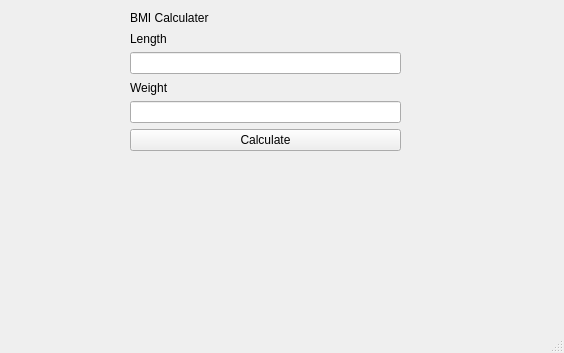
<?xml version="1.0" encoding="UTF-8"?>
<ui version="4.0">
 <class>MainWindow</class>
 <widget class="QMainWindow" name="MainWindow">
  <property name="geometry">
   <rect>
    <x>0</x>
    <y>0</y>
    <width>564</width>
    <height>353</height>
   </rect>
  </property>
  <property name="windowTitle">
   <string>MainWindow</string>
  </property>
  <widget class="QWidget" name="centralwidget">
   <widget class="QLabel" name="label3">
    <property name="geometry">
     <rect>
      <x>210</x>
      <y>170</y>
      <width>121</width>
      <height>121</height>
     </rect>
    </property>
    <property name="text">
     <string/>
    </property>
   </widget>
   <widget class="QWidget" name="gridLayoutWidget">
    <property name="geometry">
     <rect>
      <x>130</x>
      <y>10</y>
      <width>271</width>
      <height>141</height>
     </rect>
    </property>
    <layout class="QGridLayout" name="gridLayout2">
     <item row="1" column="0">
      <widget class="QLabel" name="label">
       <property name="text">
        <string>Length</string>
       </property>
      </widget>
     </item>
     <item row="3" column="0">
      <widget class="QLabel" name="label_2">
       <property name="text">
        <string>Weight</string>
       </property>
      </widget>
     </item>
     <item row="7" column="0">
      <widget class="QPushButton" name="btn1">
       <property name="text">
        <string>Calculate</string>
       </property>
      </widget>
     </item>
     <item row="2" column="0">
      <widget class="QLineEdit" name="lineEdit1"/>
     </item>
     <item row="6" column="0">
      <widget class="QLineEdit" name="lineEdit2"/>
     </item>
     <item row="0" column="0">
      <widget class="QLabel" name="label_4">
       <property name="text">
        <string>BMI Calculater</string>
       </property>
      </widget>
     </item>
    </layout>
   </widget>
  </widget>
  <widget class="QMenuBar" name="menubar">
   <property name="geometry">
    <rect>
     <x>0</x>
     <y>0</y>
     <width>564</width>
     <height>21</height>
    </rect>
   </property>
  </widget>
  <widget class="QStatusBar" name="statusbar"/>
 </widget>
 <resources/>
 <connections/>
</ui>
